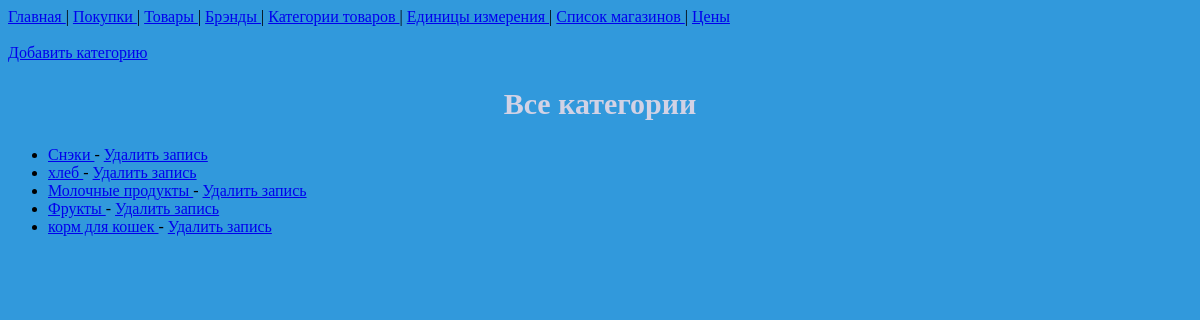
The app's page /category/, older data.
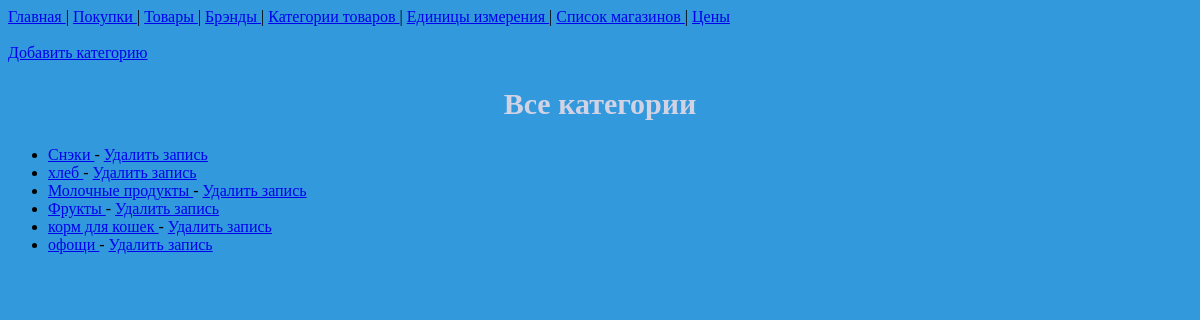
The same page, newer data.
### buy/models.py (models this page shows, shortened)
class Category(models.Model):
    name = models.CharField(max_length=60)
    def get_url(self):
        return reverse('update-category', args=[self.id])
    def del_url(self):
        return reverse('del-category', args=[self.id])

### buy/views.py (the view)
# urls.py: path('category/', views.ListCategory.as_view(), name='list-category'),
class ListCategory(ListView):
    template_name = 'buy/list_category.html'
    model = Category

### buy/templates/buy/list_category.html (shortened to what this page needs)
{% extends 'buy/base.html' %}
{% block content %}
    {% include 'includes/navbar.html' %}
    <br>
    <a href=" {% url 'create-category' %} " > Добавить категорию </a>
    <h2>Все категории </h2>
    <ul>
        {% for category in object_list %}
            <li> <a href="{{ category.get_url }}"> {{ category.name }} </a> - <a href=" {{ category.del_url }} ">Удалить запись</a></li>
        {% endfor %}
    </ul>
{% endblock %}

Row changes from the older to the newer data that the page shows:
added Category: name "офощи"
